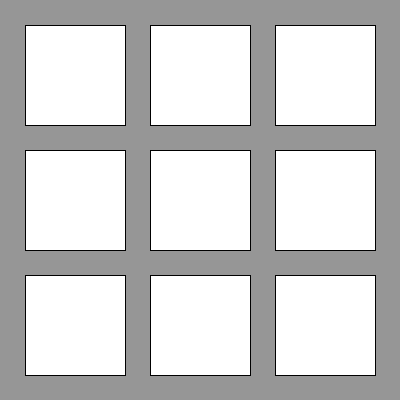
Frame 1 (no input)
Frame 60 (the mouse pressed at the canvas centre just before this capture): identical to frame 1, image omitted
Frame 120 (the mouse held since frame 60 and released just before this capture): identical to frame 1, image omitted

The Processing sketch that drew this single still picture (run headless with seeded random() and noise(); from frame 60 on, the mouse is pressed at the canvas centre):

// Processing sketch: processing_182422
// ── processing_182422.pde

float mida;
float marge;

void setup(){
  background(150);
  size(400,400);
  mida=width/4;
  marge=mida/4;
}

void draw(){
 stroke(0);
fill(255);
rect(marge,marge,mida,mida);
rect((marge*2)+mida,marge,mida,mida);
rect((marge*3)+(mida*2),marge,mida,mida);
rect(marge,(marge*2)+mida,mida,mida);
rect((marge*2)+mida,(marge*2)+mida,mida,mida);
rect((marge*3)+(mida*2),(marge*2)+mida,mida,mida);
rect(marge,(marge*3)+(mida*2),mida,mida);
rect((marge*2)+mida,(marge*3)+(mida*2),mida,mida);
rect((marge*3)+(mida*2),(marge*3)+(mida*2),mida,mida);
}
